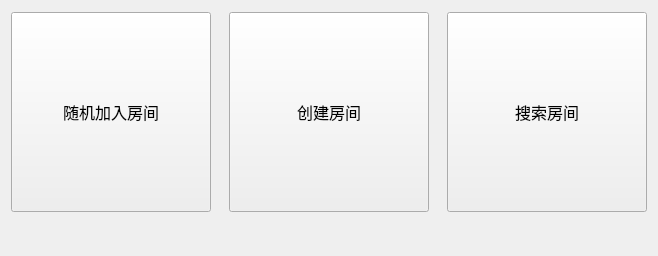
<?xml version="1.0" encoding="UTF-8"?>
<ui version="4.0">
 <class>MainWidget</class>
 <widget class="QWidget" name="MainWidget">
  <property name="geometry">
   <rect>
    <x>0</x>
    <y>0</y>
    <width>658</width>
    <height>256</height>
   </rect>
  </property>
  <property name="font">
   <font>
    <pointsize>12</pointsize>
   </font>
  </property>
  <property name="windowTitle">
   <string>Form</string>
  </property>
  <layout class="QVBoxLayout" name="verticalLayout">
   <item>
    <layout class="QHBoxLayout" name="horizontalLayout">
     <item>
      <widget class="QPushButton" name="randomBtn">
       <property name="minimumSize">
        <size>
         <width>200</width>
         <height>200</height>
        </size>
       </property>
       <property name="maximumSize">
        <size>
         <width>200</width>
         <height>200</height>
        </size>
       </property>
       <property name="text">
        <string>随机加入房间</string>
       </property>
      </widget>
     </item>
     <item>
      <spacer name="horizontalSpacer">
       <property name="orientation">
        <enum>Qt::Horizontal</enum>
       </property>
       <property name="sizeHint" stdset="0">
        <size>
         <width>40</width>
         <height>20</height>
        </size>
       </property>
      </spacer>
     </item>
     <item>
      <widget class="QPushButton" name="createBtn">
       <property name="minimumSize">
        <size>
         <width>200</width>
         <height>200</height>
        </size>
       </property>
       <property name="maximumSize">
        <size>
         <width>200</width>
         <height>200</height>
        </size>
       </property>
       <property name="text">
        <string>创建房间</string>
       </property>
      </widget>
     </item>
     <item>
      <spacer name="horizontalSpacer_2">
       <property name="orientation">
        <enum>Qt::Horizontal</enum>
       </property>
       <property name="sizeHint" stdset="0">
        <size>
         <width>40</width>
         <height>20</height>
        </size>
       </property>
      </spacer>
     </item>
     <item>
      <widget class="QPushButton" name="searchBtn">
       <property name="minimumSize">
        <size>
         <width>200</width>
         <height>200</height>
        </size>
       </property>
       <property name="maximumSize">
        <size>
         <width>200</width>
         <height>200</height>
        </size>
       </property>
       <property name="text">
        <string>搜索房间</string>
       </property>
      </widget>
     </item>
    </layout>
   </item>
   <item>
    <widget class="QLabel" name="roomInfo">
     <property name="minimumSize">
      <size>
       <width>0</width>
       <height>25</height>
      </size>
     </property>
     <property name="maximumSize">
      <size>
       <width>16777215</width>
       <height>25</height>
      </size>
     </property>
     <property name="text">
      <string/>
     </property>
    </widget>
   </item>
  </layout>
 </widget>
 <resources/>
 <connections/>
</ui>
